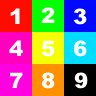

The image is a tile-based game level rendered from a .tmx file. Its description and complete source (layers, tilesets, objects, tile grids) follow:
An orthogonal 3x3 tile map with 32x32 px tiles, 1 tile layer (Tile Layer 1).

<map version="1.0" orientation="orthogonal" renderorder="left-down" width="3" height="3" tilewidth="32" tileheight="32" nextobjectid="1">
 <tileset firstgid="1" name="test-tileset" tilewidth="32" tileheight="32" spacing="2" margin="2">
  <image source="test-tileset.png" width="104" height="104" />
 </tileset>
 <layer name="Tile Layer 1" width="3" height="3">
  <data>
   <tile gid="1" />
   <tile gid="2" />
   <tile gid="3" />
   <tile gid="4" />
   <tile gid="5" />
   <tile gid="6" />
   <tile gid="7" />
   <tile gid="8" />
   <tile gid="9" />
  </data>
 </layer>
</map>